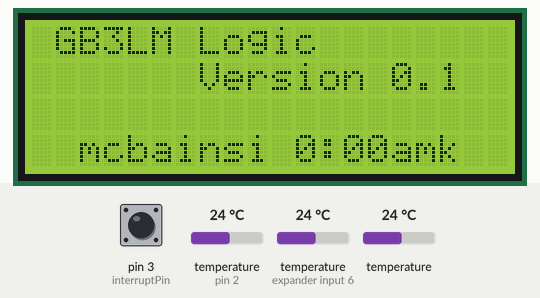
This sketch was run on a simulated Arduino Uno, built with avr-gcc and run on an emulated ATmega328P. Shown: 20×4 character LCD. The test bench sets the inputs (shaded band); at power-on: pin 3 (interruptPin) HIGH, temperature (sensors on pin 2, expander input 6) 24 °C, temperature 24 °C. What the sketch prints to the serial monitor is not drawn.

Above: at 4.3 s.
4.4 s: pin 3 (interruptPin) pulled LOW for 0.15 s
At 5.2 s:
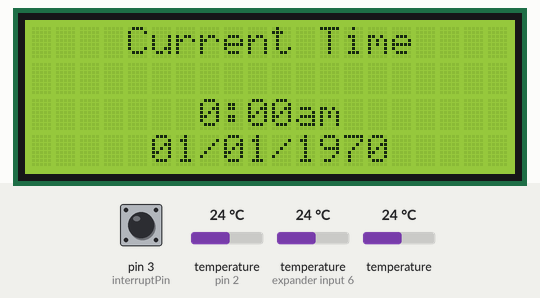
9.5 s: pin 3 (interruptPin) pulled LOW for 1 s
At 14.8 s:
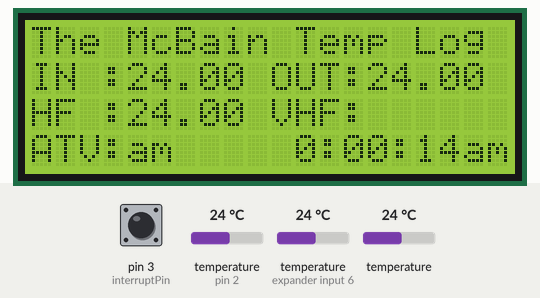
17.5 s: temperature (sensor on pin 2) set to 12 °C
At 24.6 s:
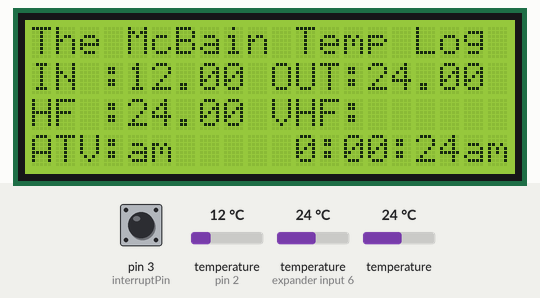
24.8 s: pin 3 (interruptPin) pulled LOW for 0.15 s
At 28.8 s:
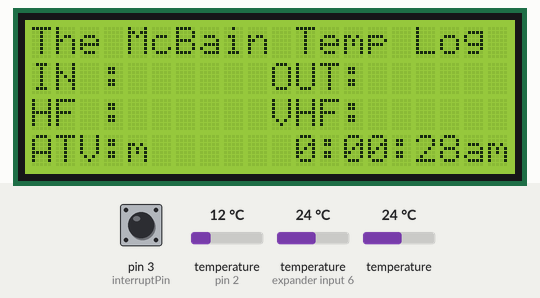
31.5 s: pin 3 (interruptPin) pulled LOW for 3.2 s
At 36.5 s:
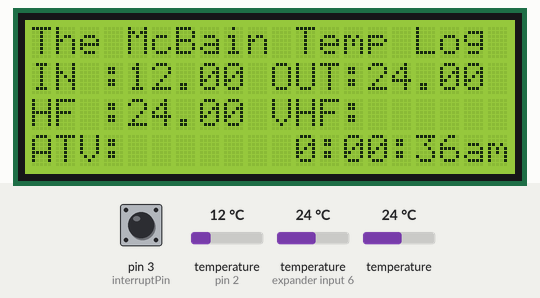
36.7 s: pin 3 (interruptPin) pulled LOW for 0.15 s
At 40.7 s:
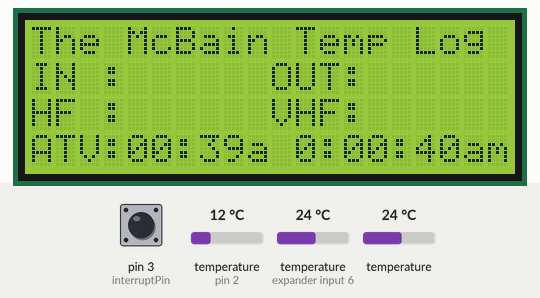
Timing chart, 0 to 42.2 s (numbered marks = the images above; inputs shaded):
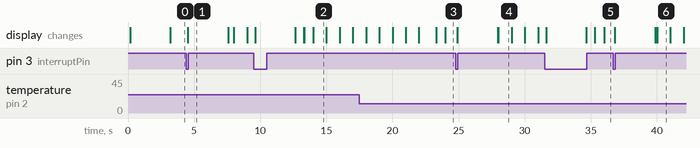

Measured:
- after the input at 4.4 s, the display: changes after 0.11 s (image 1)
- after the input at 9.5 s, the display: first changes after 0.12 s (image 2 shows a later state)
- after the input at 24.8 s, the display: first changes after 0.12 s (image 4 shows a later state)
- after the input at 31.5 s, the display: first changes after 0.12 s (image 5 shows a later state)
- after the input at 36.7 s, the display: first changes after 0.12 s (image 6 shows a later state)
- what the display in image 2 shows lasts 1.0 s, from 14.0 s to 15.0 s

The sketch:

GB3LM_Temp_Logic_0_1.ino
```cpp
/*
  GB3LM Temperature Control Logic

  The circuit:
  - LCD and RTC connected Analog pin4 + pin5 I2c bus
  - Temp Sensors OneWire to Digital pin2 (4.7K Resistor between VCC and Data Line)

  created 2025
  by Stephen McBain <https://mcbainsite.co.uk>
*/

const char *codeversion = "0.1";
//Load needed libries / Basic Setup
#include <SPI.h>
#include <Wire.h> //I2C Communication
#include <LiquidCrystal_I2C.h>
#include <DS3232RTC.h>
DS3232RTC RTC; //Declare Access name for RTC Library
#include <OneWire.h>
#include <DallasTemperature.h>
// -- Data Pin OneWire Devices connected too
#define ONE_WIRE_BUS 2
// -- Setup a oneWire instance to communicate with any OneWire devices
OneWire oneWire(ONE_WIRE_BUS);
// Pass our oneWire reference to Dallas Temperature.
DallasTemperature sensors(&oneWire);

// -- Assign sensor addresses to Variable Names
// Assign the addresses of your 1-Wire temp sensors.
// See the tutorial on how to obtain these addresses:
// http://www.hacktronics.com/Tutorials/arduino-1-wire-address-finder.html
DeviceAddress TX = { 0x28, 0xFF, 0x6B, 0x13, 0x32, 0x18, 0x01, 0xCC };
DeviceAddress RX = { 0x28, 0xFF, 0x16, 0xBC, 0x31, 0x18, 0x02, 0x78 };
DeviceAddress AMB = { 0x28, 0xFF, 0xE1, 0x22, 0x32, 0x18, 0x01, 0x7D };

// -- LCD Setup Assign pins to names
#define I2C_ADDR 0x27  //Address location of I2C LCD
#define Rs_pin 0
#define Rw_pin 1
#define En_pin 2
#define BACKLIGHT_PIN 3
#define D4_pin 4
#define D5_pin 5
#define D6_pin 6
#define D7_pin 7

//Setup LCD Pins etc...
LiquidCrystal_I2C lcd(I2C_ADDR, En_pin, Rw_pin, Rs_pin, D4_pin, D5_pin, D6_pin, D7_pin);

//Set temp allert marker temprature
const PROGMEM int allert = 50;
int myh = 0; // -- Variable to set 12 hour time
float S1;
float S2;
float S3;
float S4;
float S5;
float S6;
long previousMillis = 0;
long interval = 10000;
byte startup = 1;
const byte interruptPin = 3;

void setup()
{
  Serial.begin(9600); //Start Serial
  Serial.println("GB3LM Temprature Logic");
  Serial.print("Version ");
  Serial.println(codeversion);
  Serial.println();

  // -- Set Real Time Clock. Run once then // comment out
//setTime(23, 31, 30, 09, 02, 2025);   //set the system time to 23h31m30s on 09Feb2025
//RTC.set(now());                     //set the RTC from the system time
  // -- Check Real Time Clock Is Set
//  setSyncProvider(RTC.get);  // Library function to get the time from the RTC module. DS3232RTC.h Library
//  if (timeStatus() != timeSet)
//    Serial.println(F("System Time Cannot be Set. Check Connections."));
//  else
//    Serial.println(F("System Time is Set."));
//    Serial.print(day());
//    Serial.print("/");
//    Serial.print(month());
//    Serial.print("/");
//    Serial.print(year());
//    Serial.print(", ");
//    Serial.print(hour());
//    Serial.print(":");
//    Serial.print(minute());
//    Serial.print(":");
//    Serial.println(second());

  lcd.begin (20, 4); //LCD Size (horrizontal, Vertical)
  pinMode(interruptPin, INPUT);
  attachInterrupt(digitalPinToInterrupt(interruptPin), test, FALLING);
  // LCD Backlight ON
  lcd.setBacklightPin(BACKLIGHT_PIN, POSITIVE);
  lcd.setBacklight(HIGH);

  // Start up the sensors library
  Serial.println(F("Locating devices..."));
  sensors.begin();
  byte i;
  byte present = 0;
  byte data[12];
  byte addr[8];
  while(oneWire.search(addr)) {
    Serial.print("\r\nFound Sensor with address:\r\n");
    for( i = 0; i < 8; i++) {
      Serial.print("0x");
      if (addr[i] < 16) {
        Serial.print('0');
      }
      Serial.print(addr[i], HEX);
      if (i < 7) {
        Serial.print(", ");
      }
    }
    if ( OneWire::crc8( addr, 7) != addr[7]) {
        Serial.print("CRC is not valid\r\n");
        return;
    }
  }
  Serial.print(F("\r\n\r\nFound "));
  Serial.print(sensors.getDeviceCount(), DEC);
  Serial.println(F(" devices.\r\n"));
  oneWire.reset_search();

  // set the resolution to 10 bit (Can be 9 to 12 bits .. lower is faster)
  sensors.setResolution(10);
  //sensors.setResolution(IN, 10);
  //sensors.setResolution(OUT, 10);
  //sensors.setResolution(HF, 10);
  //sensors.setResolution(ATV, 10);
  //sensors.setResolution(S6, 10);

  // -- LCD Welcome Message
  lcd.setCursor(1, 0); // go home on LCD
  lcd.print("GB3LM Logic");
  lcd.setCursor(7, 1);
  lcd.print("Version ");
  lcd.print(codeversion);
  lcd.setCursor(2, 3);
  lcd.print("mcbainsite.co.uk");
  delay(3000);
  Serial.print("------Setup Completed------\r\n\r\n");
}

void layout()// standard layout of screen
{
  lcd.clear();
  currentTD();
  delay(3000);
  startup = 0;
  lcd.clear();
  lcd.home();
  lcd.print(F("The McBain Temp Log"));
  lcd.setCursor(0, 1);
  lcd.print(F("IN :"));
  lcd.setCursor(10, 1);
  lcd.print(F("OUT:"));
  lcd.setCursor(0, 2);
  lcd.print(F("HF :"));
  lcd.setCursor(10, 2);
  lcd.print(F("VHF:"));
  lcd.setCursor(0, 3);
  lcd.print(F("ATV:"));
  //lcd.setCursor(10, 3);
  //lcd.print(F("S6 :N/A"));
  loop;
}

void currenttime()
{
//24h Convert
if(hour() >= 13) {
  myh = hour() - 12;
} else {
  myh = hour();
}

//Print Hour
if(myh <= 9) {
  lcd.print(" ");
}
lcd.print(myh);
lcd.print(":");

//Print Minute
if(minute() <= 9) {
  lcd.print("0");
}
lcd.print(minute());

//Print Second
if(!startup == 1) {
  lcd.print(":");
  if(second() <= 9) {
    lcd.print("0");
  }
lcd.print(second());
}

//print am or pm
if(hour() >= 12) {
  lcd.print("pm");
} else {
  lcd.print("am");
}

return;
}

void currentdate()
{
  if(day() < 10) {
    lcd.print("0");
  }
  lcd.print(day());
  lcd.print("/");
  if(month() < 10) {
    lcd.print("0");
  }
  lcd.print(month());
  lcd.print("/");
  lcd.print(year());
  return;
}

void currentTD()
{
  lcd.clear();
  lcd.setCursor(4, 0);
  lcd.print("Current Time");
  lcd.setCursor(6, 2);
  currenttime();
  lcd.setCursor(5, 3);
  currentdate();
  return;
}

void test()
{
  noInterrupts();
  Serial.print("Interupt");
  lcd.clear();
  lcd.setCursor(4, 0);
  lcd.print("Current Time");
  lcd.setCursor(6, 2);
  currenttime();
  lcd.setCursor(5, 3);
  currentdate();
  delay(5000);
  interrupts();
  layout();
}

void tempreadprint()
{
//sensors.requestTemperatures(); // Send the command to get temperature readings
sensors.requestTemperaturesByAddress(TX); // Send the command to get temperatures
sensors.requestTemperaturesByAddress(RX); // Send the command to get temperatures
sensors.requestTemperaturesByAddress(AMB); // Send the command to get temperatures
//sensors.requestTemperaturesByAddress(TBC1); // Send the command to get temperatures
//sensors.requestTemperaturesByAddress(TBC2); // Send the command to get temperatures
//sensors.requestTemperaturesByAddress(TBC3); // Send the command to get temperatures
float S1 = sensors.getTempC(TX);
float S2 = sensors.getTempC(RX);
float S3 = sensors.getTempC(AMB);
//float S4 = sensors.getTempC(TBC1);
//float S5 = sensors.getTempC(TBC2);
//float S6 = sensors.getTempC(TBC3);
Serial.println(F("Reading Temps and Printing to LCD"));
  //Sensor 1
  lcd.setCursor(4, 1);
  if (S1 == -127.00) {
    lcd.print("N/A   ");
    Serial.print("TX N/A");
  } else {
    Serial.print(F("TX "));
    Serial.print(S1);
    Serial.println(F(" Degrees"));
    if (S1 >= allert) {
      lcd.print(S1);
      lcd.print("*");
    } else {
      lcd.print(S1);
      lcd.print(" ");
    }
  }
  //Sensor 2
  lcd.setCursor(14, 1);
  if (S2 == -127.00) {
    lcd.print("N/A   ");
    Serial.print("RX N/A");
  } else {
    Serial.print(F("RX "));
    Serial.print(S2);
    Serial.println(F(" Degrees"));
    if (S2 >= allert) {
      lcd.print(S2);
      lcd.print("*");
    } else {
      lcd.print(S2);
      lcd.print(" ");
    }
  }
  //Sensor 3
  lcd.setCursor(4, 2);
  if (S3 == -127.00) {
    lcd.print("N/A   ");
    Serial.print("AMB N/A");
  } else {
    Serial.print(F("AMB "));
    Serial.print(S3);
    Serial.println(F(" Degrees"));
    if (S3 >= allert) {
      lcd.print(S3);
      lcd.print("*");
    } else {
      lcd.print(S3);
      lcd.print(" ");
    }
  }
  Serial.println();
  return; // REMOVE THIS LINE AND ONE ABOVE WHEN ADDITIONAL SENSORS ADDED
  //Sensor 4
  lcd.setCursor(14, 2);
  if (S4 == -127.00) {
    lcd.print("N/A   ");
    Serial.print("TBC N/A");
  } else {
    Serial.print(F("TBC "));
    Serial.print(S4);
    Serial.println(F(" Degrees"));
    if (S4 >= allert) {
      lcd.print(S4); // Why "byIndex"?
      // You can have more than one DS18B20 on the same bus.
      // 0 refers to the first IC on the wire
      lcd.print("*");
    } else {
      lcd.print(S4); // Why "byIndex"?
      // You can have more than one DS18B20 on the same bus.
      // 0 refers to the first IC on the wire
      lcd.print(" ");
    }
  }
    //Sensor 5
  lcd.setCursor(4, 3);
  if (S5 == -127.00) {
    lcd.print("N/A   ");
    Serial.print("TBC N/A");
  } else {
    Serial.print(F("TBC "));
    Serial.print(S5);
    Serial.println(F(" Degrees"));
    if (S5 >= allert) {
      lcd.print(S5); // Why "byIndex"?
      // You can have more than one DS18B20 on the same bus.
      // 0 refers to the first IC on the wire
      lcd.print("*");
    } else {
      lcd.print(S5); // Why "byIndex"?
      // You can have more than one DS18B20 on the same bus.
      // 0 refers to the first IC on the wire
      lcd.print(" ");
    }
  }
  //Sensor 6
//  lcd.setCursor(14, 3);
//  if (S6 == -127.00) {
//    lcd.print("N/A   ");
//  } else {
//    if (S6 >= allert) {
//      lcd.print(S6); // Why "byIndex"?
      // You can have more than one DS18B20 on the same bus.
      // 0 refers to the first IC on the wire
//      lcd.print("*");
//    } else {
//      lcd.print(S6); // Why "byIndex"?
      // You can have more than one DS18B20 on the same bus.
      // 0 refers to the first IC on the wire
//      lcd.print(" ");
//    }
//  }
Serial.println();
return;
}


void recvWithStartEndMarkers() {
  const byte numChars = 4;
  char receivedChars[numChars];
  boolean newData = false;
  static boolean recvInProgress = false;
  static byte ndx = 0;
  char startMarker = '<';
  char endMarker = '>';
  char rc;
  int req = 0;
  while (Serial.available() > 0 && newData == false) {
      rc = Serial.read();
      if (recvInProgress == true) {
          if (rc != endMarker) {
              receivedChars[ndx] = rc;
              ndx++;
              if (ndx >= numChars) {
                  ndx = numChars - 1;
              }
          }
          else {
              receivedChars[ndx] = '\0'; // terminate the string
              recvInProgress = false;
              ndx = 0;
              newData = true;
          }
      }
      else if (rc == startMarker) {
          recvInProgress = true;
      }
  }
  if (strcmp(receivedChars, "TX") == 0) {
    req = 1;
  } else if (strcmp(receivedChars, "RX") == 0) {
    req = 2;
  } else if (strcmp(receivedChars, "AMB") == 0) {
    req = 3;
  } else {
    req = 0;
  }
  if (newData == true) {
    newData = false;
    //sensors.requestTemperatures(); // Send the command to get temperature readings
    sensors.requestTemperaturesByAddress(TX); // Send the command to get temperatures
    sensors.requestTemperaturesByAddress(RX); // Send the command to get temperatures
    sensors.requestTemperaturesByAddress(AMB); // Send the command to get temperatures
    //sensors.requestTemperaturesByAddress(TBC1); // Send the command to get temperatures
    //sensors.requestTemperaturesByAddress(TBC2); // Send the command to get temperatures
    //sensors.requestTemperaturesByAddress(TBC3); // Send the command to get temperatures
    float S1 = sensors.getTempC(TX);
    float S2 = sensors.getTempC(RX);
    float S3 = sensors.getTempC(AMB);
    //float S4 = sensors.getTempC(TBC1);
    //float S5 = sensors.getTempC(TBC2);
    //float S6 = sensors.getTempC(TBC3);
    switch (req) {
      case 1:
        Serial.println(S1);
        req = 0;
        break;
      case 2:
        Serial.println(S2);
        req = 0;
        break;
      case 3:
        Serial.println(S3);
        req = 0;
        break;
      default:
        Serial.println("Command not recognised");
        req = 0;
        break;
    }
  }
  return;
}

void loop()
{
lcd.setCursor(10, 3);
currenttime();
recvWithStartEndMarkers();
unsigned long currentMillis = millis();
if(currentMillis - previousMillis > interval)
  {
    previousMillis = currentMillis;
    tempreadprint();
  }
}
```
